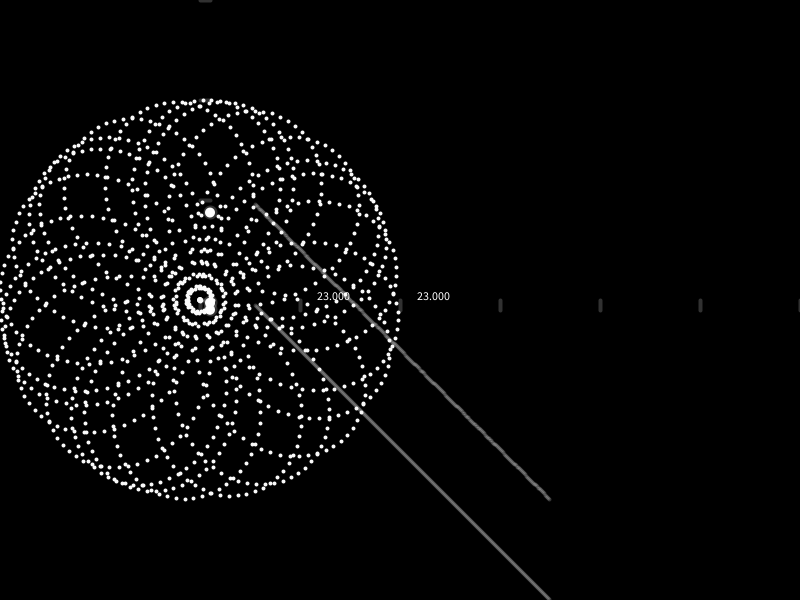
Frame 1 (no input)
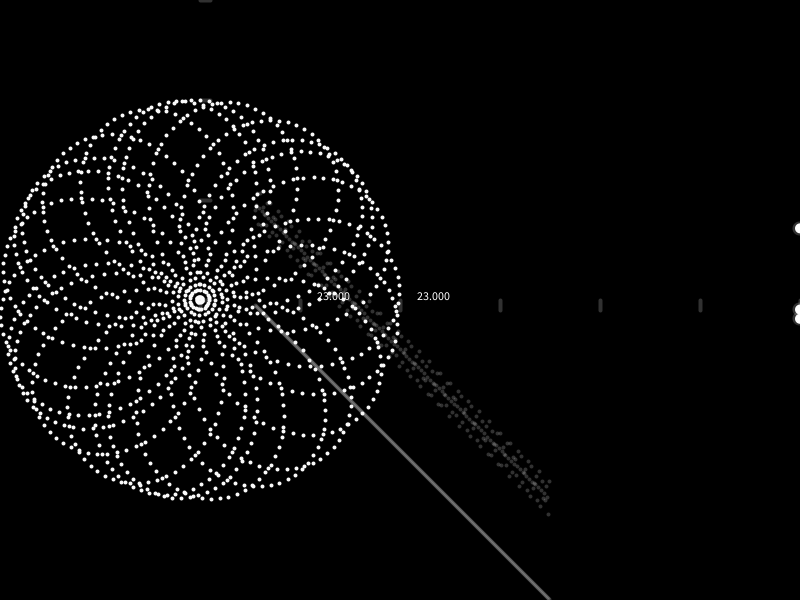
Frame 60 (the mouse pressed at the canvas centre just before this capture)
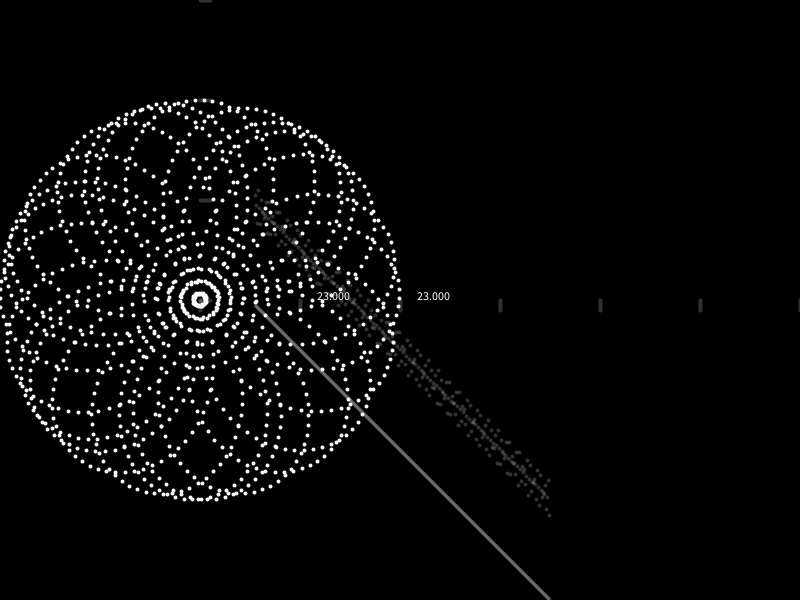
Frame 120 (the mouse held since frame 60 and released just before this capture)

The Processing sketch that drew these frames (run headless with seeded random() and noise(); from frame 60 on, the mouse is pressed at the canvas centre):

// Processing sketch: experiment58
// ── experiment58.pde
float xx,yy, x , y ,phi ,t,T,i;
void setup(){
  size(800,600);
  background( 0);
}int x1,y1,x2,y2=0;
void draw(){
  T=7;
  background(0 );
translate(200,300);
int start =5,finish=400;
i+=0.005;
println(i);stroke(250,250,250);
strokeWeight(4 );
color col =color(250,0,0);
x=50;
y=-50;


xx=350;
yy=100;
//ellipse(x,y,10,10);

//ellipse(xx,yy,10,10);
//point(

x1=-100;x2=400;y1=0;y2=0;
int dx = x2 - x1;
int dy = y2 - y1;
for (float x = x1;x< x2;x+=0.4) {
 y = y1 + dy * (x - x1) / dx;
// point(x, y);
//point(200*cos(2*PI*radians( x)%30)*sin(TWO_PI * x / 4000+pow(i,10)+i*10),y+200*sin(2*PI*radians( x)%10)*sin(TWO_PI * x / 4000+i+i*10));
//point(100*cos(2*PI*radians( x)%30),y+100*sin(2*PI*radians( x)%10));
//point(200*cos(2*PI*radians( x)*7)*sin(TWO_PI * x / 4000+i),y+200*sin(2*PI*radians( x)*7)*sin(TWO_PI * x / 4000+i));
  point(200*cos(2*PI*radians( x))*sin(TWO_PI * x / 40+i),y+200*sin(2*PI*radians( x))*sin(TWO_PI * x / 40+i));

   
    //point(200*cos(2*PI*radians( x)%45),y+200*sin(2*PI*radians( x)%45));
//   point(x,-50+y);
//point(x,-10+( 20 * cos(TWO_PI * x / 200+i))* sin(TWO_PI * x / 400+i)+y );

}


//ellipse((gg+h),lo,40,40);


for (int t=start;t<xx-x;t+=1){
  //float x = amplitude * cos(TWO_PI * frameCount / period);
  stroke(250,250,250,50);
//float f =23 * sin(TWO_PI * yy+t/finish -i*xx);
float f =t;
point(x+(t%xx),t);
//point(t, 100 * cos(TWO_PI * t / 100+i));

//stroke(0,250,0);
point(t+x,-100+( 20 * cos(TWO_PI * t / 20+i))* sin(TWO_PI * t /i)+f  );
//stroke(250,250,0);
//point(t,100+( 10 * cos(TWO_PI * t / 300+i))+(23 * cos(TWO_PI * t / 500-i))  );
if(23 * cos(TWO_PI * t / 100)==23)text(23 * cos(TWO_PI * t / 100),t+15,0);
}

ellipse(i*2000, 23 * sin(TWO_PI * i*2000 / 500-i),10,10);
ellipse(i*2000, 10 * cos(TWO_PI * i*2000 / 300+i),10,10);
ellipse(i*2000,-100+( 10 * cos(TWO_PI *  i*2000 / 300+i))+(23 * sin(TWO_PI *  i*2000 / 500-i)),10,10);

//line(0,0,600,0);
for(int Ti=0;Ti<T+1;Ti++)line(Ti*100,10,Ti*100,0);
for(int Ti=0;Ti<T+1;Ti++)line(10,-Ti*100,0,-Ti*100);
}
